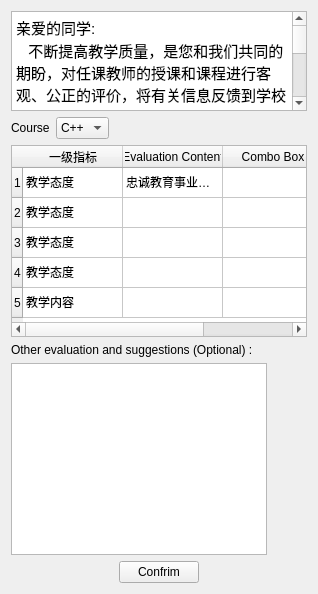
      <widget class="QWidget" name="evaluation_lab">
       <attribute name="title">
        <string>Teaching Quality Evaluation</string>
       </attribute>
       <layout class="QVBoxLayout" name="verticalLayout_6">
        <item>
         <widget class="QTextBrowser" name="textBrowser">
          <property name="sizePolicy">
           <sizepolicy hsizetype="Expanding" vsizetype="Minimum">
            <horstretch>0</horstretch>
            <verstretch>0</verstretch>
           </sizepolicy>
          </property>
          <property name="minimumSize">
           <size>
            <width>0</width>
            <height>0</height>
           </size>
          </property>
          <property name="maximumSize">
           <size>
            <width>16777215</width>
            <height>100</height>
           </size>
          </property>
          <property name="styleSheet">
           <string notr="true">font: 10pt &quot;Sans Serif&quot;;</string>
          </property>
          <property name="html">
           <string>&lt;!DOCTYPE HTML PUBLIC &quot;-//W3C//DTD HTML 4.0//EN&quot; &quot;http://www.w3.org/TR/REC-html40/strict.dtd&quot;&gt;
&lt;html&gt;&lt;head&gt;&lt;meta name=&quot;qrichtext&quot; content=&quot;1&quot; /&gt;&lt;style type=&quot;text/css&quot;&gt;
p, li { white-space: pre-wrap; }
&lt;/style&gt;&lt;/head&gt;&lt;body style=&quot; font-family:'Sans Serif'; font-size:10pt; font-weight:400; font-style:normal;&quot;&gt;
&lt;p style=&quot; margin-top:0px; margin-bottom:0px; margin-left:0px; margin-right:0px; -qt-block-indent:0; text-indent:0px;&quot;&gt;&lt;span style=&quot; font-size:11pt;&quot;&gt;亲爱的同学:&lt;/span&gt;&lt;/p&gt;
&lt;p style=&quot; margin-top:0px; margin-bottom:0px; margin-left:0px; margin-right:0px; -qt-block-indent:0; text-indent:0px;&quot;&gt;&lt;span style=&quot; font-size:11pt;&quot;&gt;   不断提高教学质量，是您和我们共同的期盼，对任课教师的授课和课程进行客观、公正的评价，将有关信息反馈到学校有关部门和院系，是提高教学质量的基础工作。因此，您的评价对提高学校教学质量和维护您自身的权益都将起到重要的作用。&lt;/span&gt;&lt;/p&gt;
&lt;p style=&quot; margin-top:0px; margin-bottom:0px; margin-left:0px; margin-right:0px; -qt-block-indent:0; text-indent:0px;&quot;&gt;&lt;span style=&quot; font-size:11pt;&quot;&gt;   请您给课堂教学质量按下列指标评价。谢谢。&lt;/span&gt;&lt;/p&gt;
&lt;p align=&quot;right&quot; style=&quot; margin-top:0px; margin-bottom:0px; margin-left:0px; margin-right:0px; -qt-block-indent:0; text-indent:0px;&quot;&gt;&lt;span style=&quot; font-size:11pt;&quot;&gt;教务处&lt;/span&gt;&lt;/p&gt;&lt;/body&gt;&lt;/html&gt;</string>
          </property>
         </widget>
        </item>
        <item>
         <layout class="QHBoxLayout" name="horizontalLayout_4">
          <item>
           <widget class="QLabel" name="label_16">
            <property name="styleSheet">
             <string notr="true">font: 12pt &quot;Sans Serif&quot;;</string>
            </property>
            <property name="text">
             <string>Course</string>
            </property>
           </widget>
          </item>
          <item>
           <widget class="QComboBox" name="comboBox_5">
            <item>
             <property name="text">
              <string>C++</string>
             </property>
            </item>
           </widget>
          </item>
          <item>
           <spacer name="horizontalSpacer_4">
            <property name="orientation">
             <enum>Qt::Horizontal</enum>
            </property>
            <property name="sizeHint" stdset="0">
             <size>
              <width>40</width>
              <height>20</height>
             </size>
            </property>
           </spacer>
          </item>
         </layout>
        </item>
        <item>
         <widget class="QTableWidget" name="tableWidget_3">
          <property name="enabled">
           <bool>true</bool>
          </property>
          <property name="styleSheet">
           <string notr="true">font: 10pt &quot;Sans Serif&quot;;</string>
          </property>
          <property name="editTriggers">
           <set>QAbstractItemView::DoubleClicked</set>
          </property>
          <row>
           <property name="text">
            <string>1</string>
           </property>
          </row>
          <row>
           <property name="text">
            <string>2</string>
           </property>
          </row>
          <row>
           <property name="text">
            <string>3</string>
           </property>
          </row>
          <row>
           <property name="text">
            <string>4</string>
           </property>
          </row>
          <row>
           <property name="text">
            <string>5</string>
           </property>
          </row>
          <column>
           <property name="text">
            <string>一级指标</string>
           </property>
          </column>
          <column>
           <property name="text">
            <string>Evaluation Content</string>
           </property>
          </column>
          <column>
           <property name="text">
            <string>Combo Box</string>
           </property>
          </column>
          <item row="0" column="0">
           <property name="text">
            <string>教学态度</string>
           </property>
          </item>
          <item row="0" column="1">
           <property name="text">
            <string>忠诚教育事业，寓思想教育于专业教育中，为人师表，坚守原则，严格要求，抓课堂纪律，维护教学秩序。</string>
           </property>
          </item>
          <item row="1" column="0">
           <property name="text">
            <string>教学态度</string>
           </property>
          </item>
          <item row="2" column="0">
           <property name="text">
            <string>教学态度</string>
           </property>
          </item>
          <item row="3" column="0">
           <property name="text">
            <string>教学态度</string>
           </property>
          </item>
          <item row="4" column="0">
           <property name="text">
            <string>教学内容</string>
           </property>
          </item>
         </widget>
        </item>
        <item>
         <widget class="QLabel" name="label_17">
          <property name="text">
           <string>Other evaluation and suggestions (Optional) :</string>
          </property>
         </widget>
        </item>
        <item>
         <layout class="QHBoxLayout" name="horizontalLayout_5">
          <item>
           <widget class="QTextEdit" name="textEdit">
            <property name="maximumSize">
             <size>
              <width>16777215</width>
              <height>16777215</height>
             </size>
            </property>
           </widget>
          </item>
          <item>
           <spacer name="horizontalSpacer_5">
            <property name="orientation">
             <enum>Qt::Horizontal</enum>
            </property>
            <property name="sizeHint" stdset="0">
             <size>
              <width>40</width>
              <height>20</height>
             </size>
            </property>
           </spacer>
          </item>
         </layout>
        </item>
        <item alignment="Qt::AlignHCenter">
         <widget class="QPushButton" name="confrim_evaluation_button">
          <property name="styleSheet">
           <string notr="true">font: 12pt &quot;Sans Serif&quot;;</string>
          </property>
          <property name="text">
           <string>Confrim</string>
          </property>
         </widget>
        </item>
       </layout>
      </widget>
